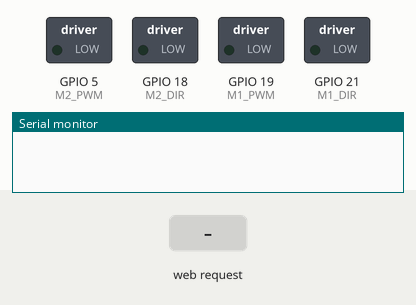
Recording of a sketch running on a simulated ESP32. Shown: switched loads named in the sketch (green lamp = pin HIGH), the last lines printed to the serial monitor. Dashed ring = blinking. The inputs (shaded band) are chosen by the test bench. EEPROM starts erased.

Above: at 1.2 s.
1.3 s: HTTP request GET /calibrar received
At 2.2 s:
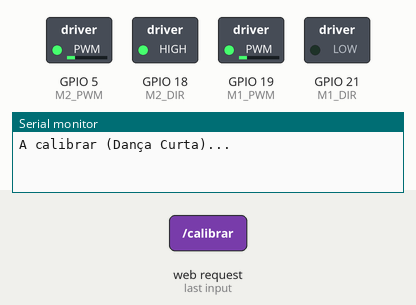
4.3 s: HTTP request GET /calibrar?param=kp received
At 5.9 s:
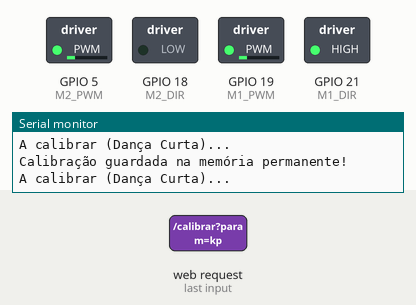
7.3 s: HTTP request GET /calibrar?param=ki received
At 10.9 s:
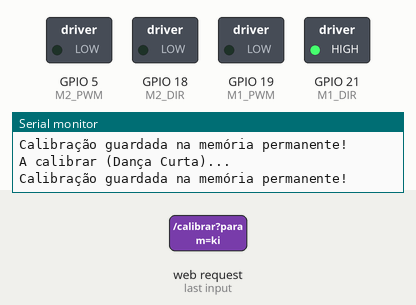
Timing chart, 0 to 12.4 s (numbered marks = the images above; inputs shaded):
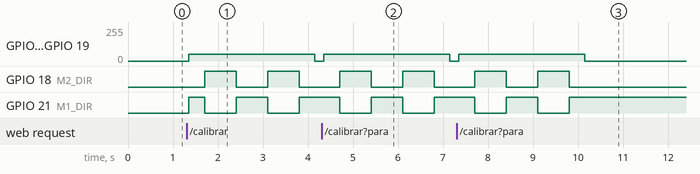

The sketch:

Testes_WIFI.ino
```cpp
#include <WiFi.h>
#include <ESPAsyncWebServer.h>
#include <QTRSensors.h>
#include <ArduinoOTA.h>
#include <Preferences.h>

Preferences memoria;

// ==========================================
// PÁGINA WEB (A TUA BOX DE AFINAÇÃO)
// ==========================================
const char index_html[] PROGMEM = R"rawliteral(
<!DOCTYPE html>
<html>
<head>
  <meta name="viewport" content="width=device-width, initial-scale=1">
  <style>
    body { text-align:center; font-family: Arial; background-color: #222; color: white; padding: 10px; margin: 0;}
    .btn { padding: 15px 20px; font-size: 18px; margin: 5px; border-radius: 10px; cursor: pointer; border: none; font-weight: bold; width: 90%;}
    .btn-cal { background-color: #f39c12; color: white; }
    .btn-start { background-color: #2ecc71; color: white; }
    .btn-stop { background-color: #e74c3c; color: white; }
    .slider-container { background: #333; padding: 10px; border-radius: 10px; margin: 10px 0; }
    input[type=range] { width: 85%; margin: 10px; }
    .val-display { font-weight: bold; color: #3498db; }
  </style>
</head>
<body>
  <h2>Robô Dragster Tuning</h2>

  <button class="btn btn-cal" onclick="send('calibrar')">1. CALIBRAR SENSORES</button>
  <button class="btn btn-start" onclick="send('correr')">2. ARRANCAR (RACE!)</button>
  <button class="btn btn-stop" onclick="send('parar')">PARAR EMERGÊNCIA</button>

  <div class="slider-container">
    <label>Velocidade Base: <span id="vel_val" class="val-display">100</span></label><br>
    <input type="range" min="0" max="250" step="5" value="100" onchange="updateVal('vel', this.value)">
  </div>
  <div class="slider-container">
    <label>Kp (Curvar): <span id="kp_val" class="val-display">0.05</span></label><br>
    <input type="range" min="0" max="0.5" step="0.01" value="0.05" onchange="updateVal('kp', this.value)">
  </div>
  <div class="slider-container">
    <label>Kd (Travar Oscilação): <span id="kd_val" class="val-display">0.80</span></label><br>
    <input type="range" min="0" max="3" step="0.05" value="0.80" onchange="updateVal('kd', this.value)">
  </div>
  <div class="slider-container">
    <label>Ki (Erro Constante): <span id="ki_val" class="val-display">0.000</span></label><br>
    <input type="range" min="0" max="0.01" step="0.0001" value="0.000" onchange="updateVal('ki', this.value)">
  </div>

  <script>
    function send(cmd) { fetch('/' + cmd); }
    function updateVal(param, val) {
      document.getElementById(param + '_val').innerHTML = val;
      fetch('/update?param=' + param + '&value=' + val);
    }
  </script>
</body>
</html>
)rawliteral";

AsyncWebServer server(80);
QTRSensors qtr;

// ==========================================
// PINOS FISICOS
// ==========================================
// OS PINOS DE OURO (ADC1)
const uint8_t SensorCount = 5; // <--- Passa de 6 para 5
uint16_t sensorValues[SensorCount];

// Coloca aqui a ordem exata dos pinos analógicos do ESP32 onde ligaste o D3 ao D7
const uint8_t qtrPins[] = {39, 34, 35, 32, 33};

// Os pinos dos teus Motores
#define M1_PWM 19
#define M1_DIR 21
#define M2_PWM 5
#define M2_DIR 18

// ==========================================
// VARIÁVEIS DO PID E ESTADO
// ==========================================
float Kp = 0.03, Kd = 0.80, Ki = 0.00;
int baseSpeed = 100;
int lastError = 0;
float I = 0;

String estadoCarro = "parar";

void setMotor(int speed, int pinPWM, int pinDIR);

void setup() {
  Serial.begin(115200);

  // 1. Configurar QTR como ANALÓGICO
  qtr.setTypeAnalog();
  qtr.setSensorPins(qtrPins, SensorCount);

  // 2. Configurar Motores
  pinMode(M1_PWM, OUTPUT); pinMode(M1_DIR, OUTPUT);
  pinMode(M2_PWM, OUTPUT); pinMode(M2_DIR, OUTPUT);

  // 3. WiFi e Servidor
  WiFi.softAP("Dragster_ESP32", "12345678");
  ArduinoOTA.setHostname("DragsterPID");
  ArduinoOTA.begin();

  server.on("/", HTTP_GET, [](AsyncWebServerRequest *request){
    request->send_P(200, "text/html", index_html);
  });

  server.on("/update", HTTP_GET, [](AsyncWebServerRequest *request){
    if (request->hasParam("param") && request->hasParam("value")) {
      String param = request->getParam("param")->value();
      float val = request->getParam("value")->value().toFloat();
      if(param == "kp") Kp = val;
      if(param == "ki") Ki = val;
      if(param == "kd") Kd = val;
      if(param == "vel") baseSpeed = (int)val;
    }
    request->send(200);
  });

  server.on("/calibrar", HTTP_GET, [](AsyncWebServerRequest *request){ estadoCarro = "calibrar"; request->send(200); });
  server.on("/correr", HTTP_GET, [](AsyncWebServerRequest *request){ estadoCarro = "correr"; request->send(200); });
  server.on("/parar", HTTP_GET, [](AsyncWebServerRequest *request){ estadoCarro = "parar"; request->send(200); });

  server.begin();
}

void loop() {
  ArduinoOTA.handle(); // Atualizações via rede ligadas!

  if (estadoCarro == "parar") {
    setMotor(0, M1_PWM, M1_DIR);
    setMotor(0, M2_PWM, M2_DIR);
  }

  else if (estadoCarro == "calibrar") {
    Serial.println("A calibrar (Dança Curta)...");

    // Repete o "abanar a cabeça" 2 vezes para garantir uma leitura perfeita
    for (int ciclo = 0; ciclo < 2; ciclo++) {
      if (estadoCarro == "parar") break;

      setMotor(50, M1_PWM, M1_DIR);
      setMotor(-50, M2_PWM, M2_DIR);
      for (int i = 0; i < 10; i++) {
        if (estadoCarro == "parar") break;
        qtr.calibrate();
        delay(10);
      }

      if (estadoCarro == "parar") break;

      setMotor(-50, M1_PWM, M1_DIR);
      setMotor(50, M2_PWM, M2_DIR);
      for (int i = 0; i < 20; i++) {
        if (estadoCarro == "parar") break;
        qtr.calibrate();
        delay(10);
      }

      if (estadoCarro == "parar") break;

      setMotor(50, M1_PWM, M1_DIR);
      setMotor(-50, M2_PWM, M2_DIR);
      for (int i = 0; i < 10; i++) {
        if (estadoCarro == "parar") break;
        qtr.calibrate();
        delay(10);
      }
    }

    setMotor(0, M1_PWM, M1_DIR);
    setMotor(0, M2_PWM, M2_DIR);

    // ==========================================
    // GRAVAR CALIBRAÇÃO NA MEMÓRIA DO ESP32
    // ==========================================
    memoria.begin("calibracao", false);
    memoria.putBytes("minimos", qtr.calibrationOn.minimum, SensorCount * sizeof(uint16_t));
    memoria.putBytes("maximos", qtr.calibrationOn.maximum, SensorCount * sizeof(uint16_t));
    memoria.end();

    Serial.println("Calibração guardada na memória permanente!");

    if (estadoCarro != "parar") {
      estadoCarro = "parar";
    }
  }

  else if (estadoCarro == "correr") {
    uint16_t position = qtr.readLineBlack(sensorValues);

// ==========================================
    // DETEÇÃO DA META
    // ==========================================
    int sensoresNoPreto = 0;
    for (int i = 0; i < SensorCount; i++) {
      if (sensorValues[i] > 600) {
        sensoresNoPreto++;
      }
    }

    // Passa de >= 5 para >= 4
    if (sensoresNoPreto >= 4) {
      setMotor(0, M1_PWM, M1_DIR);
      setMotor(0, M2_PWM, M2_DIR);
      estadoCarro = "parar";
      Serial.println("META DETETADA!");
      return;
    }

    // Cálculo do PID
    int error = 2000 - position;

    int P = error;
    I = I + error;
    int D = error - lastError;
    lastError = error;

    float motorSpeedCorrection = (P * Kp) + (I * Ki) + (D * Kd);

    int motorSpeedA = baseSpeed - motorSpeedCorrection;
    int motorSpeedB = baseSpeed + motorSpeedCorrection;

    setMotor(motorSpeedA, M1_PWM, M1_DIR);
    setMotor(motorSpeedB, M2_PWM, M2_DIR);
  }
}

// O teu controlador de motores
void setMotor(int speed, int pinPWM, int pinDIR) {
  if (speed > 0) { digitalWrite(pinDIR, HIGH); }
  else if (speed < 0) { digitalWrite(pinDIR, LOW); }
  else { speed = 0; }

  if (speed > 255) speed = 255;
  if (speed < -255) speed = -255;

  analogWrite(pinPWM, abs(speed));
}
```

Measured:
- after the input at 1.3 s, GPIO 5 (M2_PWM), GPIO 19 (M1_PWM): 0/255 → 50/255 after 0.05 s, → 0/255 2.8 s later; GPIO 18 (M2_DIR): alternates HIGH for 0.70 s and LOW for 0.70 s, starting after 0.40 s; GPIO 21 (M1_DIR): goes HIGH 0.35 s, LOW 0.70 s, HIGH 0.70 s, LOW 0.70 s, then HIGH, starting after 0.05 s
- after the input at 4.3 s, GPIO 5 (M2_PWM), GPIO 19 (M1_PWM): 0/255 → 50/255 after 0.05 s, → 0/255 2.8 s later; GPIO 18 (M2_DIR), GPIO 21 (M1_DIR): alternates HIGH for 0.70 s and LOW for 0.70 s, starting after 0.40 s
- after the input at 7.3 s, GPIO 5 (M2_PWM), GPIO 19 (M1_PWM): 0/255 → 50/255 after 0.05 s, → 0/255 2.8 s later; GPIO 18 (M2_DIR): alternates HIGH for 0.70 s and LOW for 0.70 s, 4 changes in all, then stays LOW, starting after 0.40 s; GPIO 21 (M1_DIR): alternates HIGH for 0.70 s and LOW for 0.70 s, 4 changes in all, then stays HIGH, starting after 0.40 s
